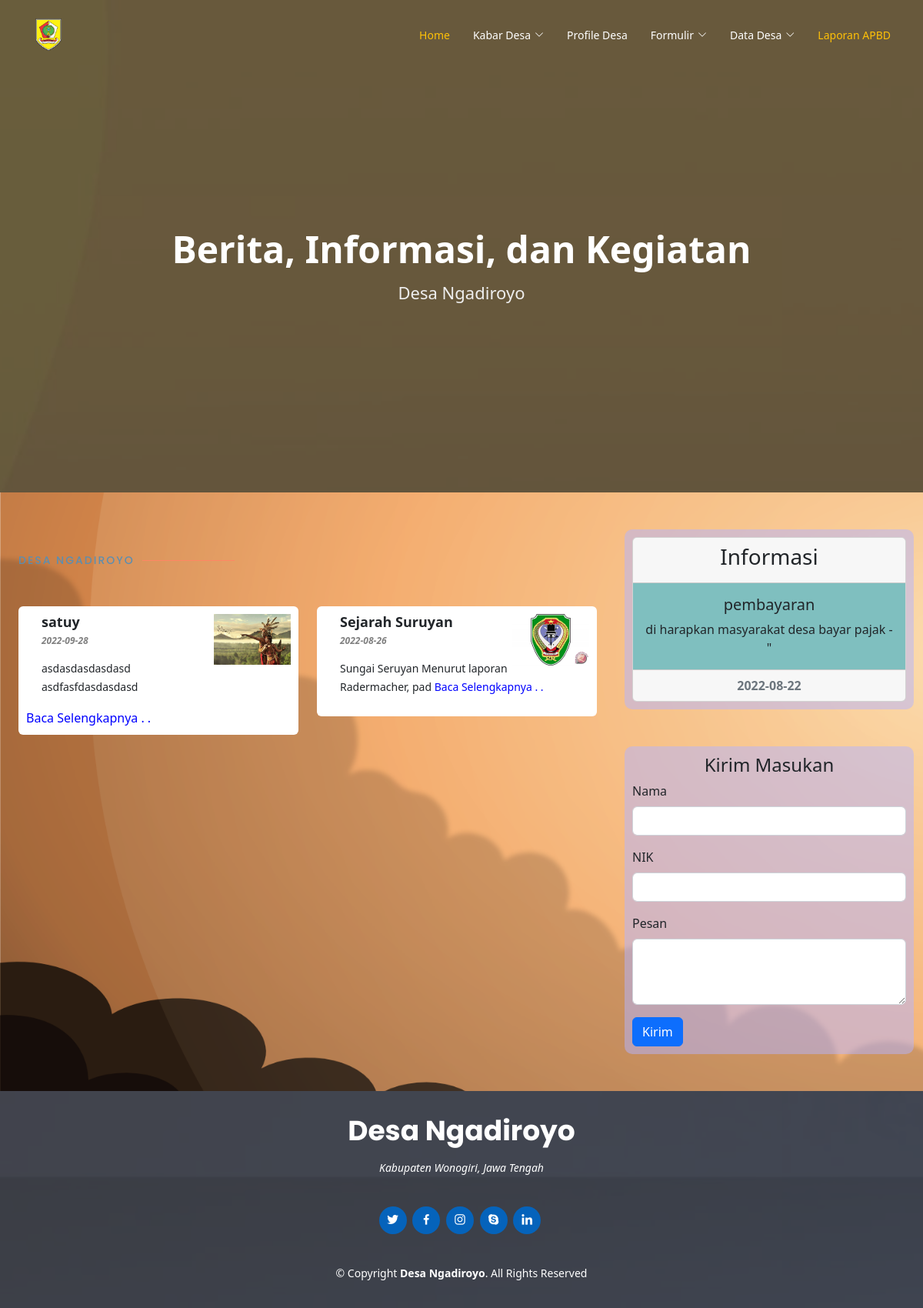
The page /kabar_desa/berita_desa.php on the database its author committed.
### tables this page shows
CREATE TABLE `artikel_desa` (
  `id_artikel` int(11) NOT NULL,
  `judul_artikel` varchar(50) DEFAULT NULL,
  `keterangan` text DEFAULT NULL,
  `waktu` date DEFAULT current_timestamp(),
  `foto` text NOT NULL
);

CREATE TABLE `informasi` (
  `id_informasi` int(11) NOT NULL,
  `judul` varchar(50) NOT NULL,
  `keterangan` text NOT NULL,
  `waktu` date DEFAULT NULL
);

### kabar_desa/berita_desa.php (the view, shortened to what this page needs)
<!DOCTYPE html>
<html lang="en">
<head>
  <link href="../assets/vendor/bootstrap/css/bootstrap.min.css" rel="stylesheet">
  <link href="../assets/vendor/bootstrap-icons/bootstrap-icons.css" rel="stylesheet">
  <link href="../assets/vendor/boxicons/css/boxicons.min.css" rel="stylesheet">
  <link href="../assets/vendor/glightbox/css/glightbox.min.css" rel="stylesheet">
  <link href="../assets/vendor/swiper/swiper-bundle.min.css" rel="stylesheet">
  <link href="../assets/css/navbar.css" rel="stylesheet">
  <link href="../assets/css/berita_desa.css" rel="stylesheet">
  <link href="../assets/css/artikel.css" rel="stylesheet">
</head>
<body>
  <header id="header" class="fixed-top header-transparent">
    <div class="container d-flex align-items-center justify-content-between">
      <h1 class="logo"><img src="../assets/img/logo.png" alt=""></h1>
      <nav id="navbar" class="navbar">
        <ul>
          <li><a class="nav-link scrollto active" href="../index.php">Home</a></li>
          <li class="dropdown"><a href="#"><span>Kabar Desa</span> <i class="bi bi-chevron-down"></i></a>
          </li>
          <li><a class="nav-link scrollto" href="../profile_desa/index.php">Profile Desa</a></li>
          <li class="dropdown"><a href="#"><span>Formulir</span> <i class="bi bi-chevron-down"></i></a>
          </li>
          <li class="dropdown"><a href="#"><span>Data Desa</span> <i class="bi bi-chevron-down"></i></a>
          </li>
          <li><a class="nav-link scrollto active" href="../laporan/index.php">Laporan APBD</a></li>
        </ul>
      </nav>
    </div>
  </header>
  <section id="hero" class="d-flex align-items-center justify-content-center">
    <div class="container position-relative">
      <h1>Berita, Informasi, dan Kegiatan </h1>
      <h2>Desa Ngadiroyo</h2>
    </div>
  </section>
  <br>
  <div class="container-fluid">
    <div class="row">
      <div class="col-lg-8 col-md-8">
        <main id="main">
          <section id="services" class="services ">
            <div class="container" data-aos="fade-up">
              <div class="section-title">
                <h2>Desa Ngadiroyo</h2>
              </div>
              <div class="row" data-aos="fade-up" data-aos-delay="200">
                <?php
                include '../koneksi/koneksi.php';
                $data = mysqli_query($koneksi, "select * from artikel_desa ORDER BY id_artikel DESC ");
                while ($d = mysqli_fetch_array($data)) {
                ?>
                  <div class="col-md-6">
                    <div class="icon-box">
                      <i><img src="berita_desa/<?php echo $d['foto']; ?>" style="width: 100px;" alt=""></i>
                      <h4><?php echo $d['judul_artikel']; ?><br>
                        <span style="font-size: 12px; color: grey; font-style: italic;"><?php echo $d['waktu']; ?></span>
                      </h4>
                      <p><?php echo substr($d['keterangan'], 0, 50)?>
                   <a href="view_artikel.php?id_artikel=<?php echo $d['id_artikel']; ?>" style="color: blue ;"> Baca Selengkapnya . .</a>
                    </div>
                  </div>
                <?php
                }
                ?>
              </div>
            </div>
          </section>
        </main>
      </div>
      <div class="col-lg-4 col-md-4 mt-4">
        <section style="background-color:rgb(180,180,255, 0.5) ; border-radius: 10px;  padding: 10px;">
          <div class="card text-center">
            <div class="card-header">
              <b>
                <h3> Informasi</h3>
              </b>
            </div>
            <?php
            include "../koneksi/koneksi.php";
            $data = mysqli_query($koneksi, "select * from informasi");
            while ($d = mysqli_fetch_array($data)) {
            ?>
              <div class="card-body">
                <h5 class="card-title"><?php echo $d['judul'] ?></h5>
                <p class="card-text"><?php echo $d['keterangan'] ?>"</p>
              </div>
              <div class="card-footer text-muted">
                <b> <?php echo $d['waktu'] ?></b>
              </div>
            <?php
            }
            ?>
          </div>
        </section>
        <br><br>
        <section style="background-color:rgb(180,180,255, 0.5) ; border-radius: 10px;  padding: 10px;">
          <center>
            <h4>Kirim Masukan</h4>
          </center>
          <form action="proses_masukan.php" method="post">
          <div class="mb-3">
            <label for="exampleFormControlInput1" class="form-label">Nama</label>
            <input type="text" name="nama" class="form-control" id="exampleFormControlInput1">
          </div>
          <div class="mb-3">
            <label for="exampleFormControlInput1" class="form-label">NIK</label>
            <input type="text" name="nik" class="form-control" id="exampleFormControlInput1">
          </div>
          <div class="mb-3">
            <label for="exampleFormControlTextarea1" class="form-label">Pesan</label>
            <textarea class="form-control" id="exampleFormControlTextarea1" rows="3" name="pesan"></textarea>
          </div>
          <button type="submit" class="btn btn-primary">Kirim</button>
          </form>
        </section>
      </div>
    </div>
  </div>
  <br><br>
  <div class="footers">
    <footer id="footer">
      <div class="container">
        <h3>Desa Ngadiroyo</h3>
        <p>Kabupaten Wonogiri, Jawa Tengah</p>
        <div class="social-links">
          <a href="#" class="twitter"><i class="bx bxl-twitter"></i></a>
          <a href="#" class="facebook"><i class="bx bxl-facebook"></i></a>
          <a href="#" class="instagram"><i class="bx bxl-instagram"></i></a>
          <a href="#" class="google-plus"><i class="bx bxl-skype"></i></a>
          <a href="#" class="linkedin"><i class="bx bxl-linkedin"></i></a>
        </div>
        <div class="copyright">
          &copy; Copyright <strong><span>Desa Ngadiroyo</span></strong>. All Rights Reserved
        </div>
      </div>
    </footer>
  </div>
</body>
</html>

### assets/css/navbar.css (style rules this page uses)
a { color: #4e73df; text-decoration: none; background-color: transparent; }
#header { transition: all 0.5s; z-index: 997; padding: 20px 0; background: rgba(55, 64, 85, 0.9); }
#header.header-transparent { background: transparent; }
#header .logo { font-size: 28px; margin: 0; padding: 0; line-height: 1; font-weight: 600; letter-spacing: 2px; font-family: "Poppins", sans-serif; }
#header .logo img { max-height: 50px; }
.navbar { padding: 0; }
.navbar ul { margin: 0; padding: 0; display: flex; list-style: none; align-items: center; }
.navbar li { position: relative; }
.navbar a, .navbar a:focus { display: flex; align-items: center; justify-content: space-between; padding: 10px 0 10px 30px; color: #fff; font-size: 14px; white-space: nowrap; transition: 0.3s; }
.navbar a i, .navbar a:focus i { font-size: 12px; line-height: 0; margin-left: 5px; }
.navbar a:hover, .navbar .active, .navbar .active:focus, .navbar li:hover>a { color: #ffc107; }
#footer { background: rgba(45, 53, 69, 0.9); color: #fff; font-size: 14px; text-align: center; padding: 30px 0; }
#footer h3 { font-size: 36px; font-weight: 700; position: relative; font-family: "Poppins", sans-serif; padding: 0; margin: 0 0 15px 0; }
#footer p { font-size: 15; font-style: italic; padding: 0; margin: 0 0 40px 0; }
#footer .social-links { margin: 0 0 40px 0; }
#footer .social-links a { font-size: 18px; display: inline-block; background: #0563bb; color: #fff; line-height: 1; padding: 8px 0; margin-right: 4px; border-radius: 50%; text-align: center; width: 36px; height: 36px; transition: 0.3s; }
#footer .copyright { margin: 0 0 5px 0; }
.footers { background-image: url('../img/background.1.webp'); background-size: cover; position: relative; background-attachment: fixed; }

### assets/css/berita_desa.css (style rules this page uses)
html, body { background-image: url('../img/4409096.png'); background-size: cover; position: relative; background-attachment: fixed; }
#hero { width: 100%; height: 80vh; background: url("../img/11.jpg") top center; background-size: cover; position: relative; }
#hero:before { content: ""; background: rgba(45, 53, 69, 0.7); position: absolute; bottom: 0; top: 0; left: 0; right: 0; }
#hero .container { text-align: center; padding-top: 50px; }
#hero h1 { margin: 0; font-size: 48px; font-weight: 700; line-height: 56px; color: #fff; }
#hero h2 { color: #eee; margin: 15px 0 0 0; font-size: 22px; }
@media (min-width: 1024px) { #hero { background-attachment: fixed; } }
.card-body { background-color: rgb(0, 128, 128, 0.5); }
section { overflow: hidden; }
.section-title { margin-bottom: 10px; }
.section-title h2 { font-family: "Roboto", sans-serif; letter-spacing: 2px; margin-bottom: 20px; text-transform: capitalize; color: #fff; }

### assets/css/artikel.css (style rules this page uses)
a { color: #ff4a17; text-decoration: none; }
.services .icon-box { margin-bottom: 20px; padding: 10px; border-radius: 6px; background: #fff; }
.services .icon-box i { float: right; color: #5c8eb0; font-size: 40px; line-height: 0; }
.services .icon-box h4 { margin-left: 20px; font-weight: 700; margin-bottom: 15px; font-size: 18px; }
.services .icon-box p { margin-left: 20px; line-height: 24px; font-size: 14px; }
section { padding: 60px 0; overflow: hidden; }
.section-title { padding-bottom: 40px; }
.section-title h2 { font-size: 14px; font-weight: 500; padding: 0; line-height: 1px; margin: 0 0 5px 0; letter-spacing: 2px; text-transform: uppercase; color: #5c8eb0; font-family: "Poppins", sans-serif; }
.section-title h2::after { content: ""; width: 120px; height: 1px; display: inline-block; background: #ff8664; margin: 4px 10px; }

### rows shown on the page
artikel_desa: foto (picture), judul_artikel "satuy", waktu "2022-09-28", keterangan "asdasdasdasdasd asdfasfdasdasdasd"
artikel_desa: foto (picture), judul_artikel "Sejarah Suruyan", waktu "2022-08-26", keterangan "Sungai Seruyan Menurut laporan Radermacher, pad"
informasi: judul "pembayaran", keterangan "di harapkan masyarakat desa bayar pajak -", waktu "2022-08-22"
